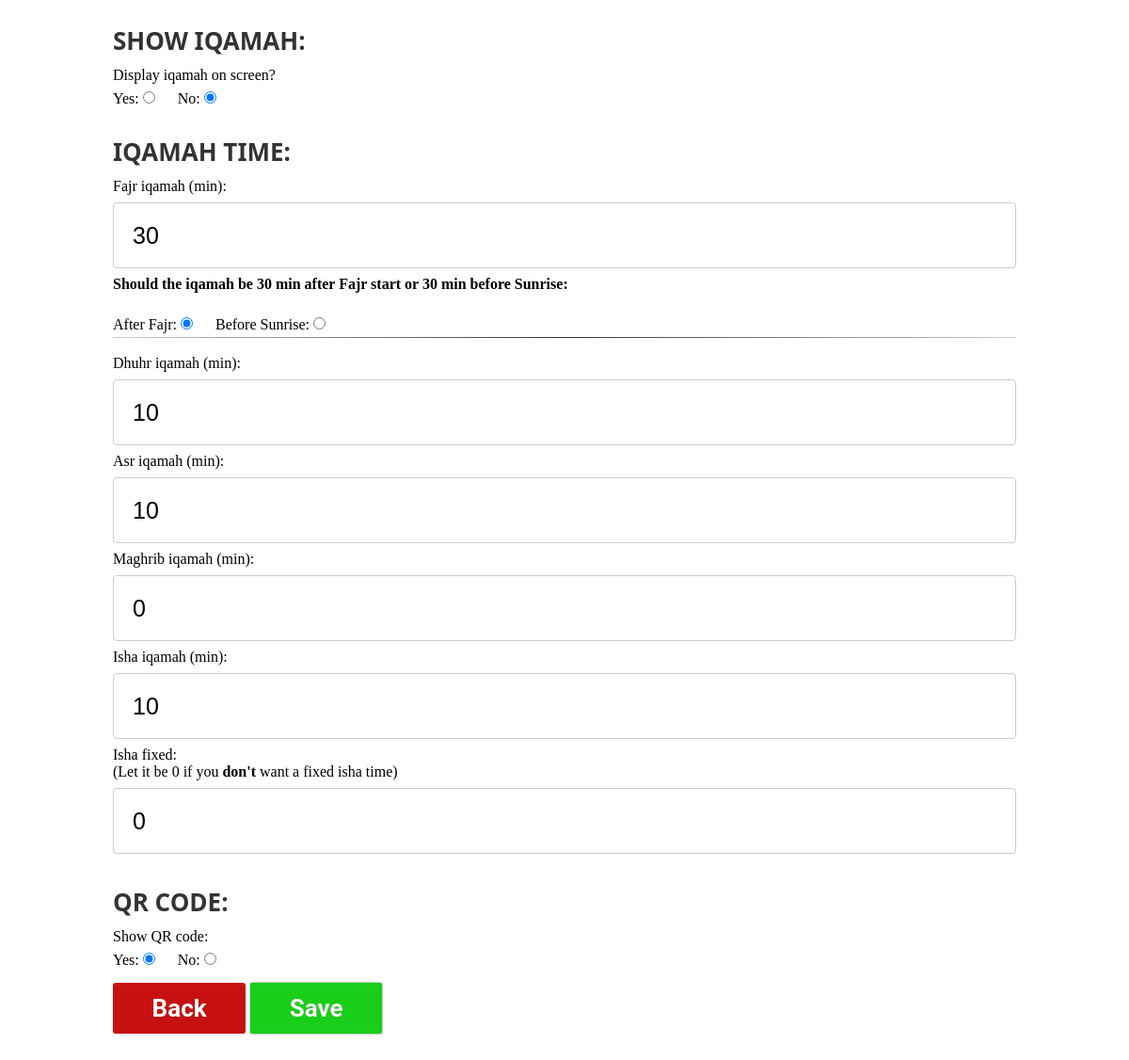
Page /settings on the earlier database version.
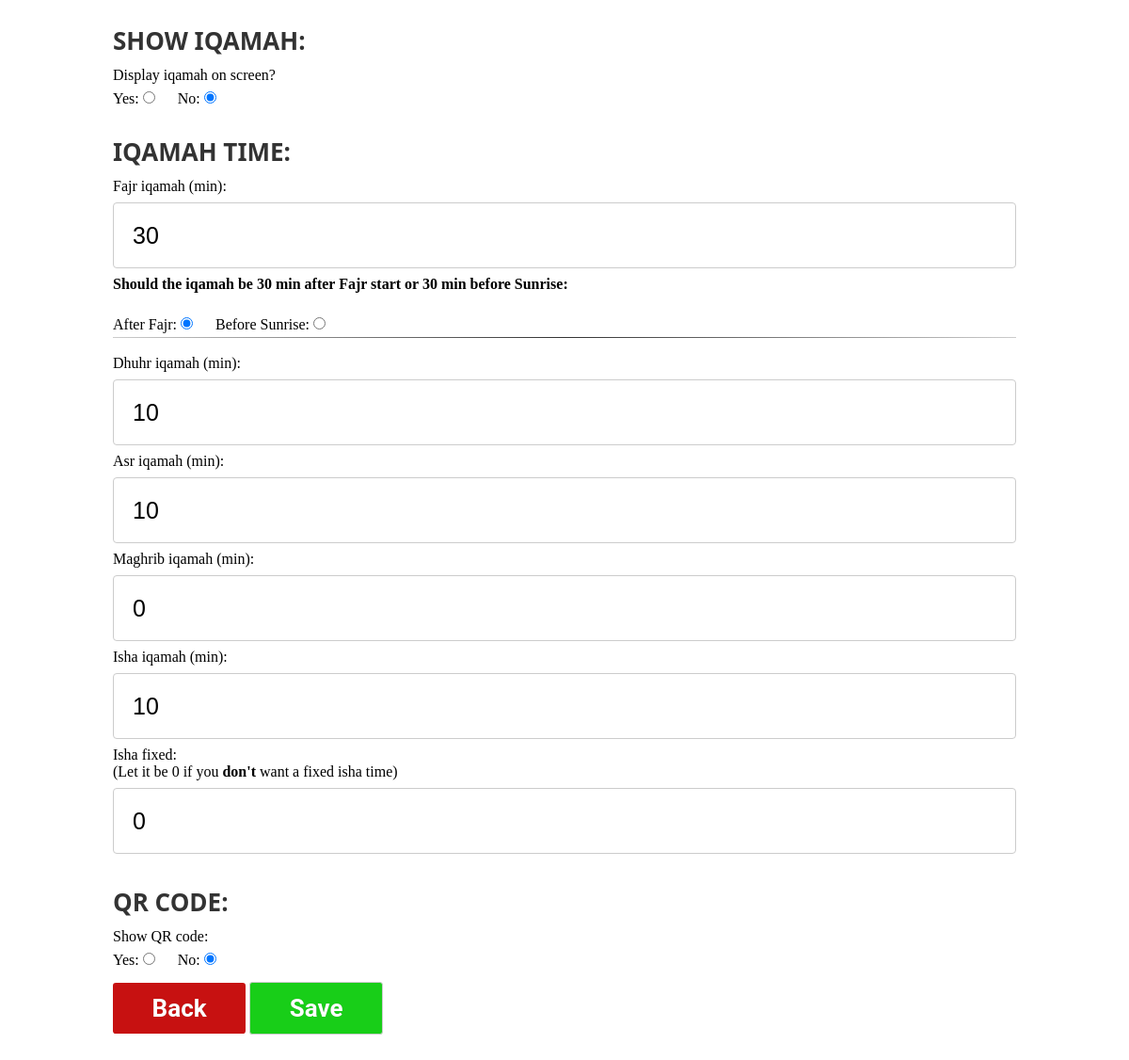
Same page on the later database version.
### tables this page shows
CREATE TABLE settings (fajr_iqamah text, dhuhr_iqamah text, asr_iqamah text, maghrib_iqamah text, isha_iqamah text, iqamah_on text, id INTEGER, qrcode, isha_fixed text, fajr_iqamah_before_sunrise text);

### app.py (the view)
@app.route( '/settings' )
def settings():
    settings =  get_settings()
    print(settings['fajr_iqamah_before_sunrise'])
    return render_template( 'settings.html' , settings = settings )

### templates/settings.html (shortened to what this page needs)
{% extends 'layout/layout.html' %}
{% block content %}
<div class="container_padding">
    <form action="/save/settings" method="POST">
        <h1 class="title left">Show Iqamah:</h1>
        <span>Display iqamah on screen?</span><br>
        <label for="iqamah_true">Yes:</label>
        <input style="text-align:left; width: auto; height:auto; margin-right: 20px;" required id="iqamah_true" value="true"  {% if settings['iqamah_on'] == 'true'%}checked{% endif%} type="radio" name="iqamah_on" >
        <label for="iqamah_false">No:</label>
        <input style="text-align:left; width: auto; height:auto;" required id="iqamah_false" value="false"  {% if settings['iqamah_on'] == 'false'%}checked{% endif%}  type="radio" name="iqamah_on" >
        <br>
        <h1 class="title left">Iqamah time:</h1>
        <label for="fajr_iqamah">Fajr iqamah (min):</label>
        <input type="number" id="fajr_iqamah" required min="0" max="120" name="fajr_iqamah" placeholder="Fajr Iqamah" value="{{settings['fajr_iqamah']}}">
        <p for="fajr_iqamah"><b>Should the iqamah be {{settings['fajr_iqamah']}} min after Fajr start or {{settings['fajr_iqamah']}} min before Sunrise:</b></p><br>
        <label for="fajr_true">After Fajr:</label>
        <input style="text-align:left; width: auto; height:auto; margin-right: 20px;" required id="fajr_false" value="false" type="radio" {% if settings['fajr_iqamah_before_sunrise'] == 'false'%}checked {%endif%} name="fajr_iqamah_before_sunrise" >
        <label for="fajr_false">Before Sunrise:</label>
        <input style="text-align:left; width: auto; height:auto;" required id="fajr_true" value="true" type="radio" {% if settings['fajr_iqamah_before_sunrise'] == 'true'%}checked {%endif%} name="fajr_iqamah_before_sunrise" >
        <br>
        <hr>
        <br>
        <label for="dhuhr_iqamah">Dhuhr iqamah (min):</label>
        <input type="number" id="dhuhr_iqamah" required  min="0" max="120" name="dhuhr_iqamh" placeholder="Dhuhr Iqamah" value="{{settings['dhuhr_iqamah']}}">
        <label for="asr_iqamah">Asr iqamah (min):</label>
        <input type="number" id="asr_iqamah"  required min="0" max="120" name="asr_iqamah" placeholder="Asr Iqamah" value="{{settings['asr_iqamah']}}">
        <label for="maghrib_iqamah">Maghrib iqamah (min):</label>
        <input type="number" id="maghrib_iqamah" required min="0" max="120" name="maghrib_iqamah" placeholder="Maghrib iqamah" value="{{settings['maghrib_iqamah']}}">
        <label for="isha_iqamah">Isha iqamah (min):</label>
        <input type="number" id="isha_iqamah" required  min="0" max="120" name="isha_iqamah" placeholder="Isha iqamah" value="{{settings['isha_iqamah']}}">
        <label for="isha_fixed">Isha fixed:<br><span>(Let it be 0 if you <b>don't</b> want a fixed isha time)</span></label>
        <input type="text" required id="isha_fixed" name="isha_fixed" placeholder="Isha fixed" value="{{settings['isha_fixed']}}">
        <h1 class="title left">QR code:</h1>
        <p for="fajr_iqamah">Show QR code:</p>
        <label for="qr_true">Yes:</label>
        <input style="text-align:left; width: auto; height:auto; margin-right: 20px;" required id="qr_true" value="true"  {% if settings['qrcode'] == 'true'%}checked{% endif%} type="radio" name="qrcode" >
        <label for="qr_false">No:</label>
        <input style="text-align:left; width: auto; height:auto;" required id="qr_false" value="false"  {% if settings['qrcode'] == 'false'%}checked{% endif%}  type="radio" name="qrcode" >
        <br>
        <a class="back" href="/">Back</a>
        <input type="submit" class="save"  value="Save"><br><br><br>
    </form>
</div>
{% endblock %}

### templates/layout/layout.html (shortened to what this page needs)
<!DOCTYPE html>
<html lang="en" encoding="utf-8">
<head>
    <link rel="stylesheet" href="{{url_for('static', filename='css/styles.css')}}">
</head>
<body>
    {% block content %}{% endblock %}
</body>
</html>

### static/css/styles.css (style rules this page uses)
* { margin: 0; padding: 0; border: 0; outline: 0; box-sizing: border-box; }
.title { text-align: center; font-family: 'Segoe UI', Tahoma, Geneva, Verdana, sans-serif; margin: 25px 0px 10px 0px; color:#333; text-transform: uppercase; font-size: 26px; }
.save { cursor: pointer; width: auto !important; height: auto !important; background-color: rgb(24, 206, 24); display:inline-block; color: white !important; padding:0.46em 1.6em; margin: 1% auto 1% auto; border-radius:0.12em; font-size: 26px; box-sizing: border-box; text-decoration:none; font-family:'Roboto',sans-serif; font-weight:700; color:#242424; text-shadow: 0 0.004em 0.004em rgba(0,0,0,0.35); transition: all 0.6s; }
.back { background-color: rgb(199, 17, 17); display:inline-block; color: white !important; padding:0.46em 1.6em; margin: 1% auto 1% auto; border-radius:0.12em; font-size: 26px; box-sizing: border-box; text-decoration:none; font-family:'Roboto',sans-serif; font-weight:700; color:#242424; text-shadow: 0 0.004em 0.004em rgba(0,0,0,0.35); transition: all 0.6s; }
.left { text-align: left !important; }
hr { border: 0; height: 1px;background: #333;background-image: linear-gradient(to right, #ccc, #333, #ccc); }
input { width: 100%; height:70px; padding: 12px 20px; margin: 8px 0; display: inline-block; border: 1px solid #ccc; border-radius: 4px; box-sizing: border-box; font-size: 25px; }
@media only screen and (min-width: 1000px) { .container_padding { padding-right: 10%; padding-left: 10%; margin-right: auto !important; margin-left: auto; } }

Differences in the rows shown:
changed settings "☐ Yes:": qrcode "☑ Yes:" → "☐ Yes:"; qrcode "☐ No:" → "☑ No:"
